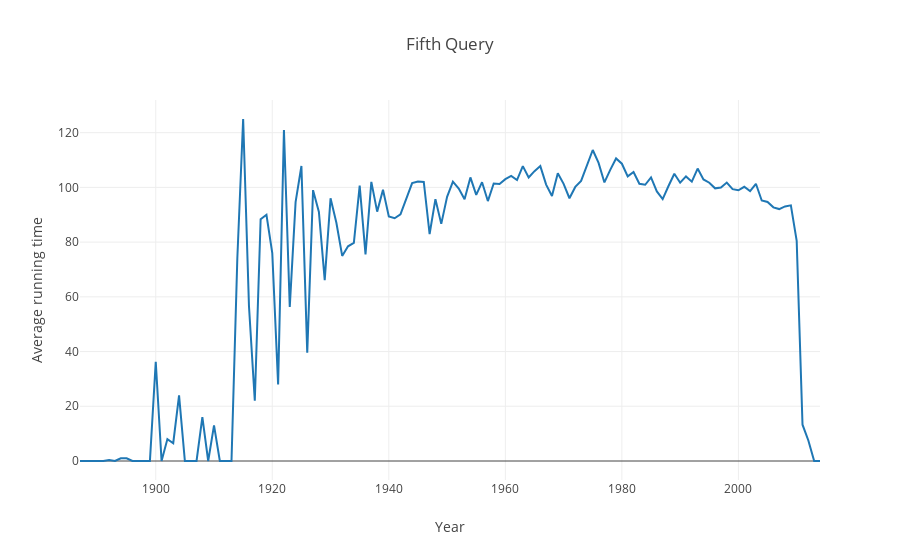

Source (notebook cell):
### Code cell
#Query 5
avTimeOverYear=[]
j=movieYearGenre[0][1]
k=0
while j<=movieYearGenre[len(movieYearGenre)-1][1]:
    sum=0
    count=0
    while k<len(movieYearGenre) and j==movieYearGenre[k][1]:
        count+=1
        if(type(movieYearGenre[k][3])==int and movieYearGenre[k][3]>0):
            sum+=movieYearGenre[k][3]
        k+=1
    if(count==0):
        count=1
    avTimeOverYear.append(sum/count)  
    j+=1
    

layout=go.Layout(
    title="Fifth Query",
    yaxis=dict(title='Average running time'),
    xaxis=dict(title='Year')) 
trace = go.Scatter(
    x=year,
    y=avTimeOverYear,
)
fig=go.Figure(data=[trace],layout=layout)
py.offline.iplot(fig)
